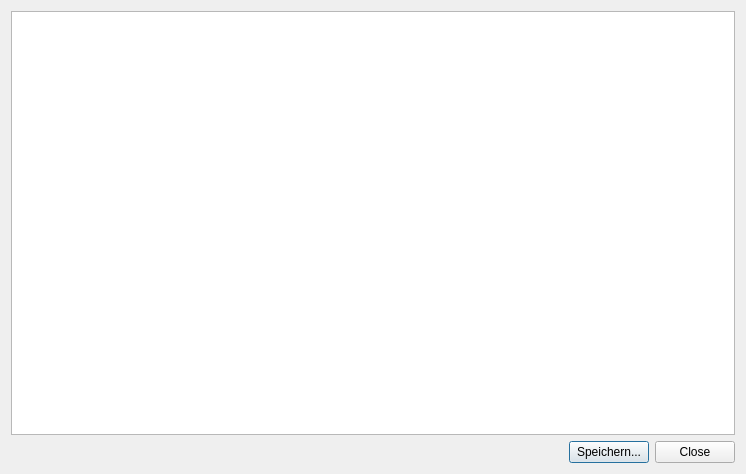
<?xml version="1.0" encoding="UTF-8"?>
<ui version="4.0">
 <class>PVTResultDialog</class>
 <widget class="QDialog" name="PVTResultDialog">
  <property name="geometry">
   <rect>
    <x>0</x>
    <y>0</y>
    <width>746</width>
    <height>474</height>
   </rect>
  </property>
  <property name="windowTitle">
   <string>Dialog</string>
  </property>
  <layout class="QGridLayout" name="gridLayout">
   <item row="0" column="0">
    <widget class="QPlainTextEdit" name="plainTextEditResults"/>
   </item>
   <item row="1" column="0">
    <layout class="QHBoxLayout" name="horizontalLayout">
     <item>
      <spacer name="horizontalSpacer">
       <property name="orientation">
        <enum>Qt::Horizontal</enum>
       </property>
       <property name="sizeHint" stdset="0">
        <size>
         <width>40</width>
         <height>20</height>
        </size>
       </property>
      </spacer>
     </item>
     <item>
      <widget class="QPushButton" name="pushButtonSaveToFile">
       <property name="text">
        <string>Speichern...</string>
       </property>
      </widget>
     </item>
     <item>
      <widget class="QPushButton" name="pushButtonClose">
       <property name="text">
        <string>Close</string>
       </property>
      </widget>
     </item>
    </layout>
   </item>
  </layout>
 </widget>
 <resources/>
 <connections/>
</ui>
